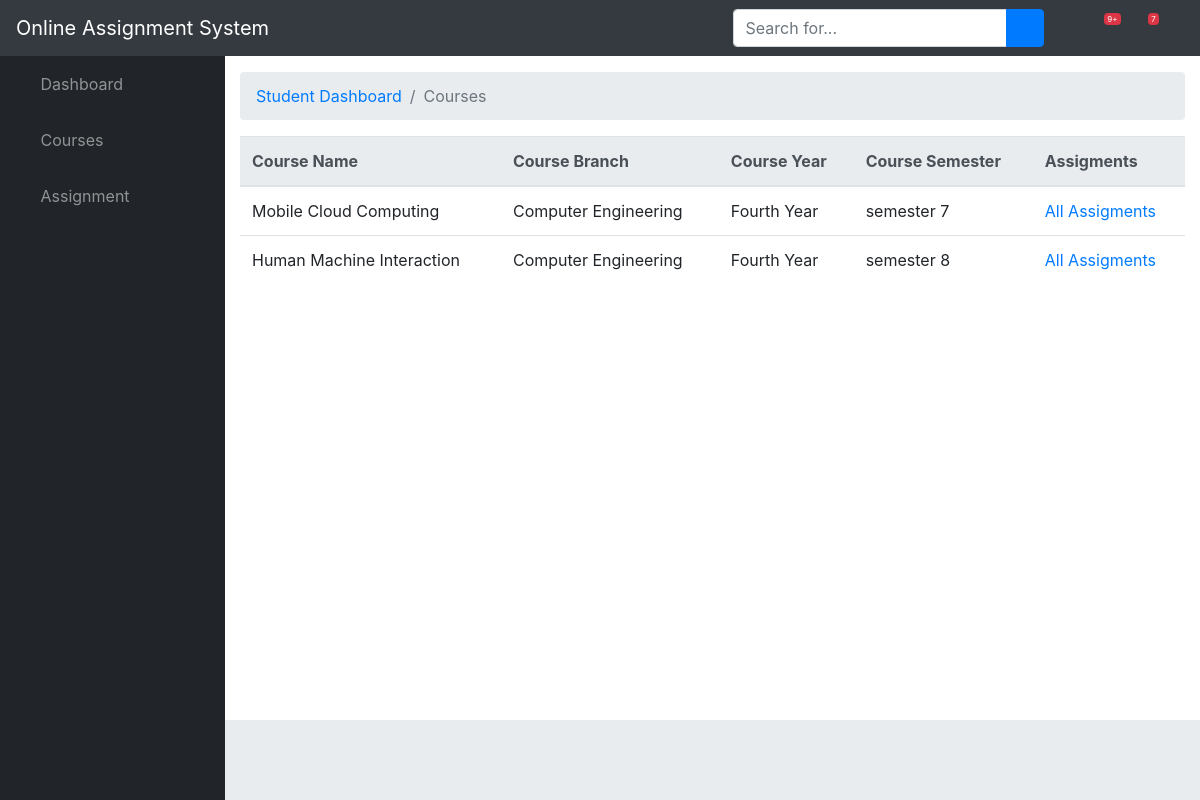
The page /assignment/student_course_list/ (signed in) on the database as committed earlier.
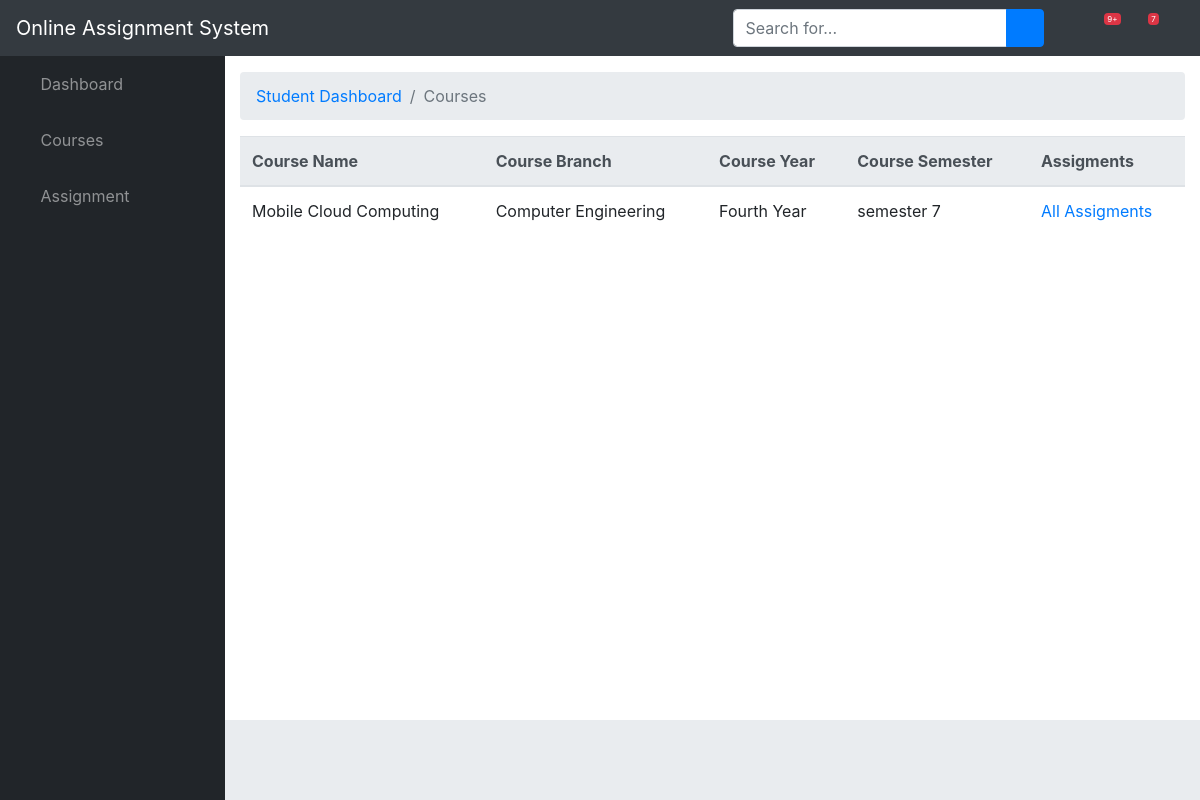
The same page on the database as committed later.
### assignment/models.py (models this page shows, shortened)
class Course(models.Model):
    name = models.CharField(max_length = 50)
    branch = models.ForeignKey(Branch,on_delete = models.SET_NULL,blank=True,null=True)
    faculty = models.ForeignKey(Faculty ,on_delete = models.SET_NULL,blank=True,null=True)
    year = models.ForeignKey(StudyYear ,on_delete = models.SET_NULL,blank=True,null=True)
    semester = models.ForeignKey(Semester ,on_delete = models.SET_NULL,blank=True,null=True )

class Branch(models.Model):
    name = models.CharField(max_length = 50 , help_text = "Example Computer Engineering")
    def __str__(self):
        return self.name

class StudyYear(models.Model):
    year = models.CharField(max_length = 50 , help_text = "Enter in this format First Year , Second Year, etc.")
    def __str__(self):
        return self.year

class Semester(models.Model):
    sem = models.IntegerField()
    def __str__(self):
        return f'semester {self.sem}'

### assignment/views.py (the view)
# urls.py: path('student_course_list/',views.StudentCourseListView.as_view(),name='AllCourse'),
class StudentCourseListView(generic.ListView):
    model = Course
    template_name = "Student_Dashboard/course_list.html"
    context_object_name = 'course_list'
    paginate_by = 10
    def get_queryset(self):
        student = Student.objects.get(user = self.request.user)
        branch = Branch.objects.get(name=student.branch.name)
        year = StudyYear.objects.get(year=student.year)
        return Course.objects.filter(branch=branch,year=year)

### assignment/templates/Student_Dashboard/course_list.html
{% extends "./base.html" %}
{% block breadcrumb%}
<li class="breadcrumb-item active">Courses</li>
{%endblock%}
{% block content %}
{% if course_list %}
  <table class="table">
    <thead class="thead-light">
      <tr>
        <th scope="col">Course Name</th>
        <th scope="col">Course Branch</th>
        <th scope="col">Course Year</th>
        <th scope="col">Course Semester</th>
        <th scope="col">Assigments</th>
      </tr>
    </thead>
    <tbody>
      {% for course in course_list %}
      <tr>
        <td>{{ course.name }}</td>
        <td>{{ course.branch }}</td>
        <td>{{ course.year }}</td>
        <td>{{ course.semester }}</td>
        <td><a href="{% url 'student_course_detail' course.id %}">All Assigments</a></td>
      </tr>
    {% endfor %}
    </tbody>
  </table>
  {% else %}
    <p>There are no course added yet !</p>
  {% endif %}
{% endblock %}

Rows that differ between the two databases and show on the page:
removed Course: name "Human Machine Interaction", branch "Computer Engineering", year "Fourth Year", semester "semester 8"
